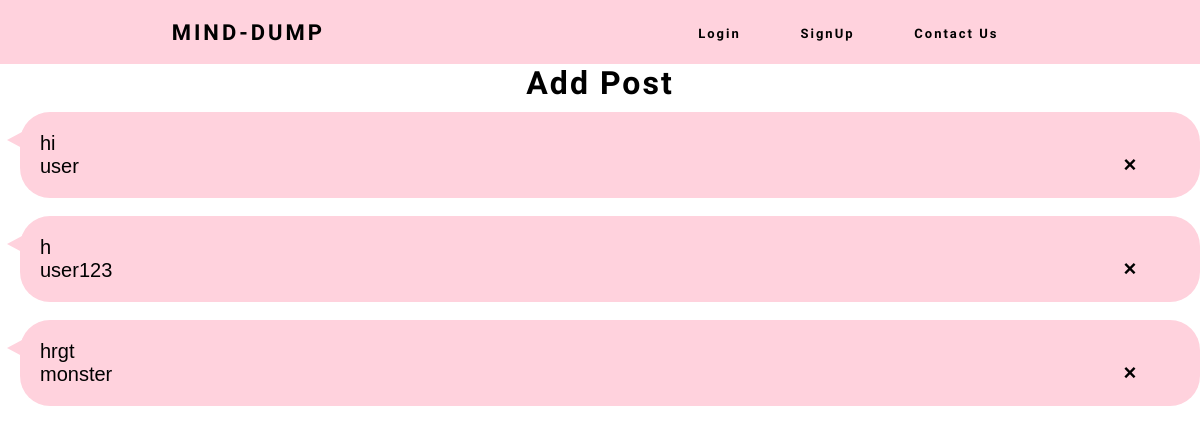
Before: / with the older database file.
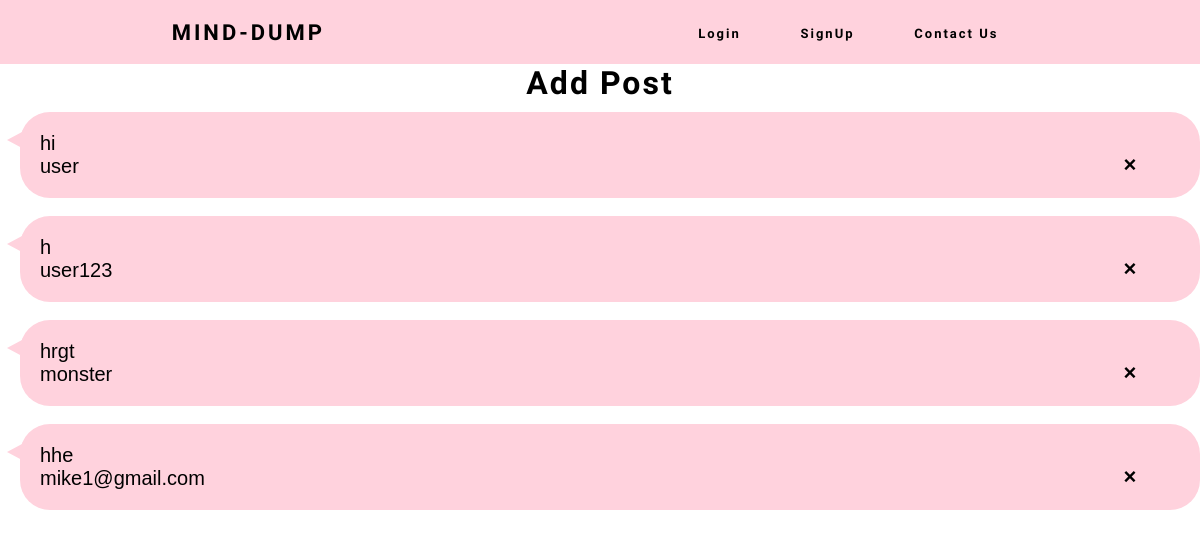
After: the same page with the newer database file.
### website/models.py (models this page shows)
class Post(db.Model):
    id = db.Column(db.Integer, primary_key=True)
    data = db.Column(db.String(1000))
    date = db.Column(db.DateTime(timezone=True), default=func.now())
    userpost = db.relationship('User', backref='post', lazy=True)
    user_id = db.Column(db.Integer, db.ForeignKey('user.id'))

class User(db.Model, UserMixin):
    id = db.Column(db.Integer, primary_key=True)
    email = db.Column(db.String(150), unique=True)
    password = db.Column(db.String(150))
    username = db.Column(db.String(150))
    posts = db.relationship('Post')

### website/views.py (the view, shortened to what this page needs)
@views.route('/', methods=['GET', 'POST'])
def home():
    posts = Post.query.all()
    return render_template("home.html", user=current_user, posts=posts)

### website/templates/home.html (shortened to what this page needs)
{% extends "base.html" %}
{% block content %}
<h1 align="center">Add Post</h1>
<ul id="posts">
    {% for post in posts %}
    <li class="display">
        {{ post.data }}
        <br>
        {{ post.userpost.username }}
        <button type="button" class="post-delete" onclick="deletePost({{ post.id }})">
            <span aria-hidden="true">&times;</span>
        </button>
    </li>
    <br>
    {% endfor %}
</ul>
{% endblock %}

### website/templates/base.html (shortened to what this page needs)
<!DOCTYPE html>
<html lang="en">
    <head>
        <link rel="stylesheet" type="text/css" href="{{ url_for('static', filename='stylesheet/style.css')}}" />
    </head>
    <body>
        <nav>
            <div class="logo">
                    <h4>MIND-DUMP</h4>
            </div>
            <ul class = "nav-links">
                {% if user.is_authenticated %}
                <li>
                    <a href="/">Home</a>
                </li>
                <li>
                    <a href="/logout">LogOut</a>
                </li>
                {% else %}
                <li>
                    <a href="/login">Login</a>
                </li>
                <li>
                    <a href="/signup">SignUp</a>
                </li>
                {% endif %}
                <li>
                    <a href="/contactus">Contact Us</a>
                </li>
            </ul>
        </nav>
        <div class="container">
            {% block content %}
            {% endblock %}
        </div>
    </body>
</html>

### website/static/stylesheet/style.css (style rules this page uses)
* { margin: 0px; padding: 0px; box-sizing: border-box; }
nav { display: flex; justify-content: space-around; align-items: center; min-height: 8vh; font-family: 'Kdam Thmor Pro', sans-serif; background-color: #FFD2DD; }
.logo { text-transform: uppercase; letter-spacing: 3px; font-size: 22px; }
.nav-links { display: flex; justify-content: space-around; width: 30%; }
.nav-links li { list-style: none; }
.nav-links a { color: black; text-decoration: none; letter-spacing: 2px; font-weight: bold; font-size: 13px; }
h1 { margin-bottom: 10px; font-family: 'Kdam Thmor Pro', sans-serif; letter-spacing: 2px; }
button { background: #FFD2DD; width: 100px; border: none; outline: none; color: black; height: 35px; border-radius: 30px; border: 2px solid black; cursor: pointer; }
.post-delete { margin-left: 10px; color: black; font-weight: bold; float: right; font-size: 22px; line-height: 20px; cursor: pointer; transition: 0.3s; padding-bottom: 23px; background-color: transparent; border: none; }
.display { position: relative; background: #FFD2DD; padding: 20px; color: black; border-radius: 30px; margin-left: 20px; font-size: 20px; font-family: sans-serif; list-style: none; }
.display::after { content: ""; display: block; position: absolute; left: -13px; top: 20px; width: 0; height: 0; border-top: 8px solid transparent; border-bottom: 8px solid transparent; border-right: 15px solid #FFD2DD; }

Changed rows visible on the page:
added Post: data "hhe", userpost.username "mike1@gmail.com"
